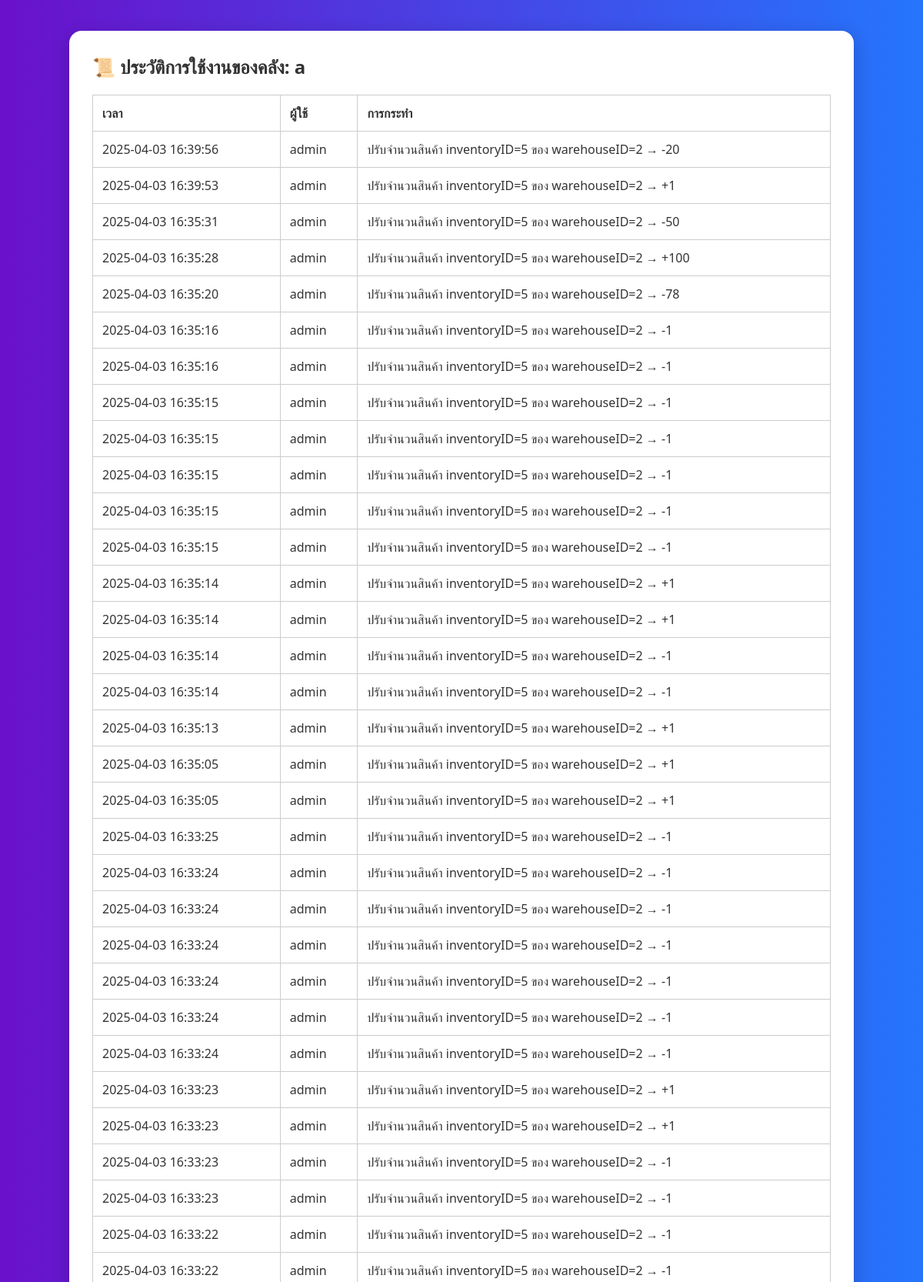
Screenshot of /warehouse/2/logs (upper part) with the database file from the repository.
### tables this page shows
CREATE TABLE warehouses (
    warehouseID INTEGER PRIMARY KEY AUTOINCREMENT,
    name TEXT NOT NULL,
    location TEXT
);

CREATE TABLE logs (
    logID INTEGER PRIMARY KEY AUTOINCREMENT,
    userID INTEGER,
    action TEXT,
    timestamp DATETIME DEFAULT CURRENT_TIMESTAMP,
    FOREIGN KEY (userID) REFERENCES users(userID)
);

CREATE TABLE users (
    userID INTEGER PRIMARY KEY AUTOINCREMENT,
    username TEXT UNIQUE NOT NULL,
    password TEXT NOT NULL,
    role TEXT NOT NULL
);

### app.py (the view)
@app.route('/warehouse/<int:warehouse_id>/logs')
def warehouse_logs(warehouse_id):
    db = get_db()
    warehouse = db.execute('SELECT * FROM warehouses WHERE warehouseID = ?', (warehouse_id,)).fetchone()
    logs = db.execute('''
        SELECT l.timestamp, l.action, u.username
        FROM logs l
        JOIN users u ON l.userID = u.userID
        WHERE l.action LIKE ?
        ORDER BY l.timestamp DESC
    ''', (f'%warehouseID={warehouse_id}%',)).fetchall()
    return render_template('warehouse_logs.html', warehouse=warehouse, logs=logs)

### app.py (called while the page is built)
def get_db():
    if 'db' not in g:
        g.db = sqlite3.connect(DATABASE)
        g.db.row_factory = sqlite3.Row
    return g.db

### templates/warehouse_logs.html (shortened to what this page needs)
<!DOCTYPE html>
<html>
<head>
    <link rel="stylesheet" href="/static/style.css">
</head>
<body>
    <div class="container">
        <h2>📜 ประวัติการใช้งานของคลัง: {{ warehouse['name'] }}</h2>
        {% if logs %}
        <table>
            <tr>
                <th>เวลา</th>
                <th>ผู้ใช้</th>
                <th>การกระทำ</th>
            </tr>
            {% for log in logs %}
            <tr>
                <td>{{ log['timestamp'] }}</td>
                <td>{{ log['username'] }}</td>
                <td>{{ log['action'] }}</td>
            </tr>
            {% endfor %}
        </table>
        {% else %}
        <p>ยังไม่มีการกระทำใด ๆ ในคลังนี้</p>
        {% endif %}
    </div>
</body>
</html>

### static/style.css (style rules this page uses)
body { font-family: 'Segoe UI', Tahoma, Geneva, Verdana, sans-serif; background: linear-gradient(to right, #6a11cb, #2575fc); margin: 0; padding: 0; color: #333; }
.container { background: #fff; max-width: 960px; margin: 40px auto; padding: 30px; border-radius: 16px; box-shadow: 0 6px 24px rgba(0, 0, 0, 0.2); }
h2, h3 { color: #333; margin-top: 0; }
table { width: 100%; border-collapse: collapse; margin: 16px 0; }
table, th, td { border: 1px solid #ccc; }
th, td { padding: 12px; text-align: left; }

### rows the page displays
warehouses: name "a"
logs: timestamp "2025-04-03 16:39:56", username "admin", action "ปรับจำนวนสินค้า inventoryID=5 ของ warehouseID=2 → -20"
logs: timestamp "2025-04-03 16:39:53", username "admin", action "ปรับจำนวนสินค้า inventoryID=5 ของ warehouseID=2 → +1"
logs: timestamp "2025-04-03 16:35:31", username "admin", action "ปรับจำนวนสินค้า inventoryID=5 ของ warehouseID=2 → -50"
logs: timestamp "2025-04-03 16:35:28", username "admin", action "ปรับจำนวนสินค้า inventoryID=5 ของ warehouseID=2 → +100"
logs: timestamp "2025-04-03 16:35:20", username "admin", action "ปรับจำนวนสินค้า inventoryID=5 ของ warehouseID=2 → -78"
logs: timestamp "2025-04-03 16:35:16", username "admin", action "ปรับจำนวนสินค้า inventoryID=5 ของ warehouseID=2 → -1"
logs: timestamp "2025-04-03 16:35:16", username "admin", action "ปรับจำนวนสินค้า inventoryID=5 ของ warehouseID=2 → -1"
logs: timestamp "2025-04-03 16:35:15", username "admin", action "ปรับจำนวนสินค้า inventoryID=5 ของ warehouseID=2 → -1"
logs: timestamp "2025-04-03 16:35:15", username "admin", action "ปรับจำนวนสินค้า inventoryID=5 ของ warehouseID=2 → -1"
logs: timestamp "2025-04-03 16:35:15", username "admin", action "ปรับจำนวนสินค้า inventoryID=5 ของ warehouseID=2 → -1"
logs: timestamp "2025-04-03 16:35:15", username "admin", action "ปรับจำนวนสินค้า inventoryID=5 ของ warehouseID=2 → -1"
logs: timestamp "2025-04-03 16:35:15", username "admin", action "ปรับจำนวนสินค้า inventoryID=5 ของ warehouseID=2 → -1"
logs: timestamp "2025-04-03 16:35:14", username "admin", action "ปรับจำนวนสินค้า inventoryID=5 ของ warehouseID=2 → +1"
logs: timestamp "2025-04-03 16:35:14", username "admin", action "ปรับจำนวนสินค้า inventoryID=5 ของ warehouseID=2 → +1"
logs: timestamp "2025-04-03 16:35:14", username "admin", action "ปรับจำนวนสินค้า inventoryID=5 ของ warehouseID=2 → -1"
logs: timestamp "2025-04-03 16:35:14", username "admin", action "ปรับจำนวนสินค้า inventoryID=5 ของ warehouseID=2 → -1"
logs: timestamp "2025-04-03 16:35:13", username "admin", action "ปรับจำนวนสินค้า inventoryID=5 ของ warehouseID=2 → +1"
logs: timestamp "2025-04-03 16:35:05", username "admin", action "ปรับจำนวนสินค้า inventoryID=5 ของ warehouseID=2 → +1"
logs: timestamp "2025-04-03 16:35:05", username "admin", action "ปรับจำนวนสินค้า inventoryID=5 ของ warehouseID=2 → +1"
logs: timestamp "2025-04-03 16:33:25", username "admin", action "ปรับจำนวนสินค้า inventoryID=5 ของ warehouseID=2 → -1"
logs: timestamp "2025-04-03 16:33:24", username "admin", action "ปรับจำนวนสินค้า inventoryID=5 ของ warehouseID=2 → -1"
logs: timestamp "2025-04-03 16:33:24", username "admin", action "ปรับจำนวนสินค้า inventoryID=5 ของ warehouseID=2 → -1"
logs: timestamp "2025-04-03 16:33:24", username "admin", action "ปรับจำนวนสินค้า inventoryID=5 ของ warehouseID=2 → -1"
logs: timestamp "2025-04-03 16:33:24", username "admin", action "ปรับจำนวนสินค้า inventoryID=5 ของ warehouseID=2 → -1"
logs: timestamp "2025-04-03 16:33:24", username "admin", action "ปรับจำนวนสินค้า inventoryID=5 ของ warehouseID=2 → -1"
logs: timestamp "2025-04-03 16:33:24", username "admin", action "ปรับจำนวนสินค้า inventoryID=5 ของ warehouseID=2 → -1"
logs: timestamp "2025-04-03 16:33:23", username "admin", action "ปรับจำนวนสินค้า inventoryID=5 ของ warehouseID=2 → +1"
logs: timestamp "2025-04-03 16:33:23", username "admin", action "ปรับจำนวนสินค้า inventoryID=5 ของ warehouseID=2 → +1"
logs: timestamp "2025-04-03 16:33:23", username "admin", action "ปรับจำนวนสินค้า inventoryID=5 ของ warehouseID=2 → -1"
logs: timestamp "2025-04-03 16:33:23", username "admin", action "ปรับจำนวนสินค้า inventoryID=5 ของ warehouseID=2 → -1"
logs: timestamp "2025-04-03 16:33:22", username "admin", action "ปรับจำนวนสินค้า inventoryID=5 ของ warehouseID=2 → -1"
logs: timestamp "2025-04-03 16:33:22", username "admin", action "ปรับจำนวนสินค้า inventoryID=5 ของ warehouseID=2 → -1"
